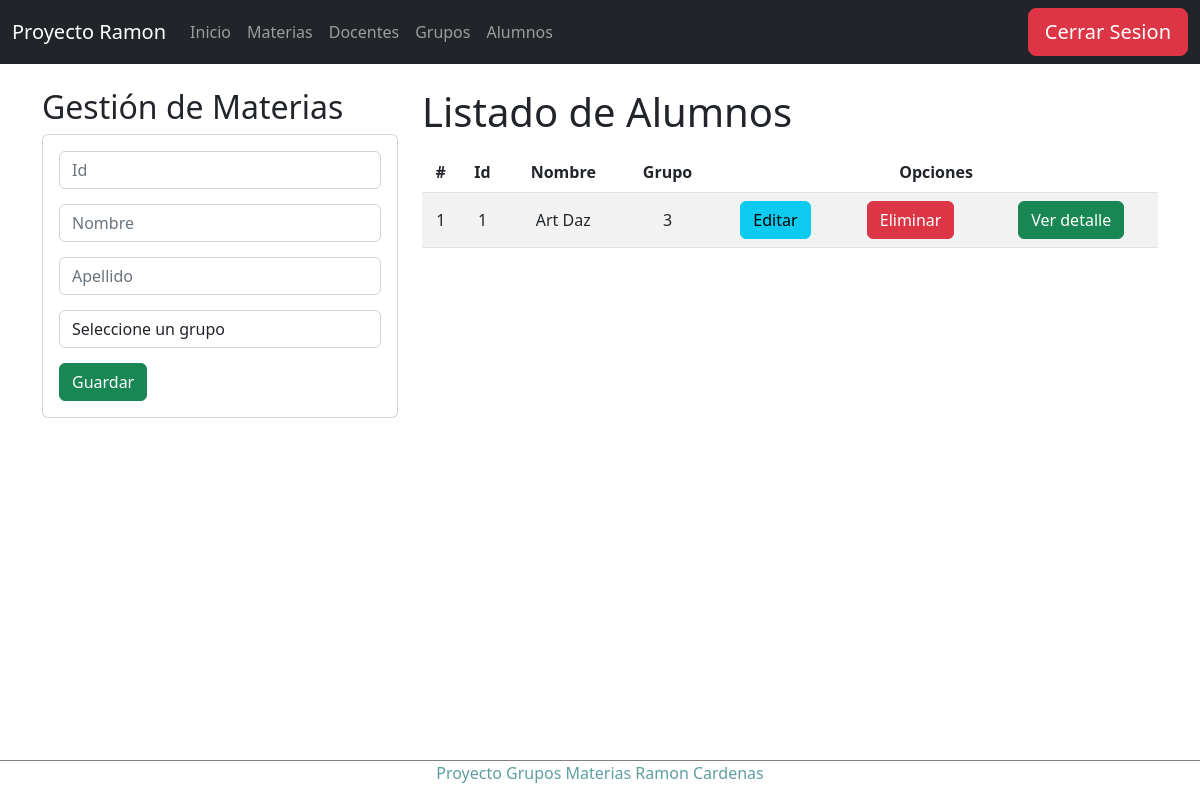
Page /alumnos (signed in) on the earlier database version.
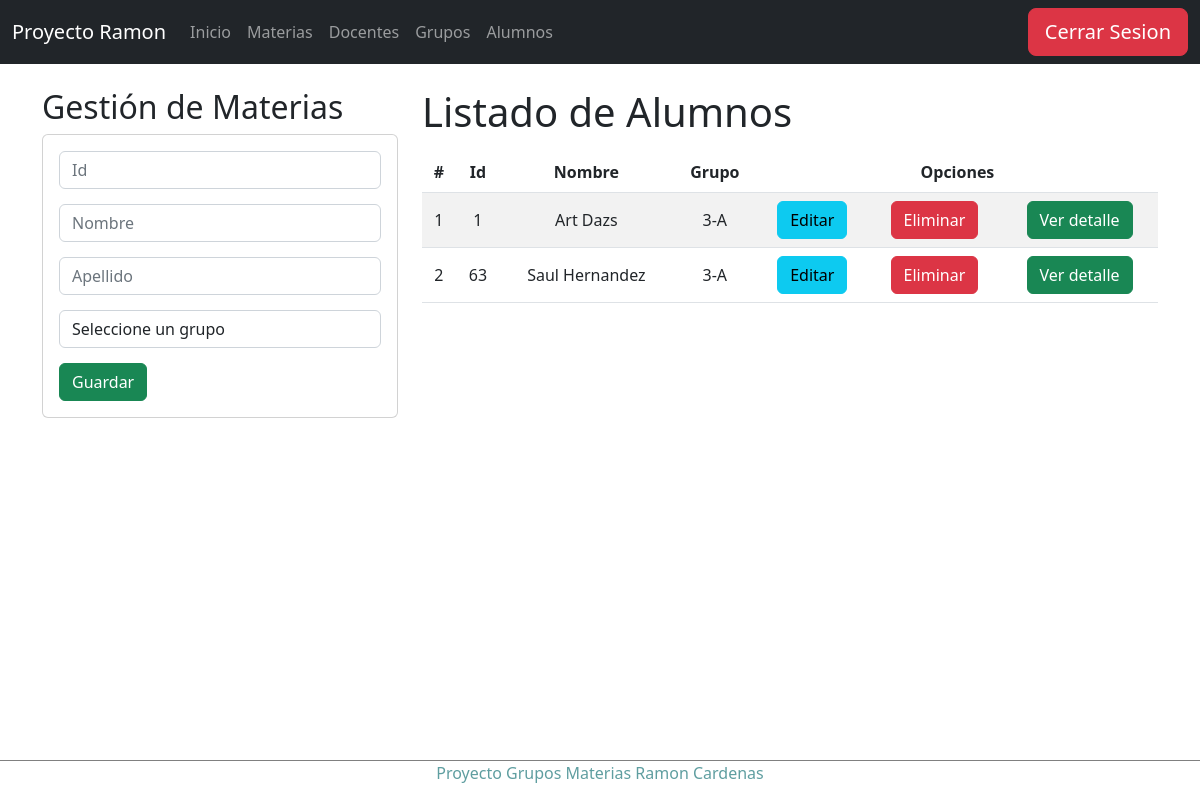
Same page on the later database version.
### Apps/Horario/models.py (models this page shows, shortened)
class Alumno(models.Model):
    idAlumno=models.CharField(primary_key=True,max_length=6)
    nombreAlumno=models.CharField(max_length=50)
    apellidoAlumno=models.CharField(max_length=50)
    idGrupo=models.ForeignKey(Grupo, on_delete=models.SET_NULL,null=True)

class Grupo(models.Model):
    idGrupo=models.CharField(primary_key=True,max_length=6)
    nombreGrupo=models.CharField(max_length=50)
    idDocente=models.ForeignKey(Docente, on_delete=models.SET_NULL,null=True,default=0, unique=True)

### Apps/Horario/views.py (the view)
# urls.py: path('alumnos',views.alumnos),
@login_required
def alumnos(request):
    alumnos = Alumno.objects.all()
    grupos = Grupo.objects.all()
    return render(request, "alumnos/gestionAlumnos.html", {"alumnos":alumnos, "grupos":grupos})

### Apps/Horario/templates/alumnos/gestionAlumnos.html (shortened to what this page needs)
{% extends "../base.html" %}
{% block body %}
<div class="row">
    <div class="col-sm-12 col-md-6 col-lg-4 col-xl-4">
        <h2>Gestión de Materias</h2>
        <div class="card">
            <div class="card-body">
                <form action="/registrarAlumno/" method="POST">{% csrf_token %}
                    <div class="form-group">
                        <input type="text" id="idAlumno" name="idAlumno" class="form-control" placeholder="Id"
                            minlength="1" maxlength="6" required>
                    </div>
                    <div class="form-group">
                        <input type="text" id="nombreAlumno" name="nombreAlumno" class="form-control" placeholder="Nombre"
                            maxlength="50" required>
                    </div>
                    <div class="form-group">
                        <input type="text" id="apellidoAlumno" name="apellidoAlumno" class="form-control" placeholder="Apellido"
                            maxlength="50" required>
                    </div>
                    <div class="form-group">
                        <select id="idGrupo" name="idGrupo" class="form-control" required>
                            <option value="-1" disabled selected>Seleccione un grupo</option>
                        </select>
                    </div>
                    <div class="form-group">
                        <button type="submit" class="btn btn-success btn-block text-white">Guardar</button>
                    </div>
                </form>
            </div>
        </div>
    </div>
    <div class="col-sm-12 col-md-6 col-lg-8 col-xl-8">
        <h1>Listado de Alumnos</h1>
        <div class="table-responsive py-2">
            <table class="table table-striped">
                <thead>
                    <tr>
                        <th>#</th>
                        <th>Id</th>
                        <th>Nombre</th>
                        <th>Grupo</th>
                        <th colspan="3">Opciones</th>
                    </tr>
                </thead>
                <tbody>
                    {% for a in alumnos %}
                    <tr>
                        <td>{{forloop.counter}}</td>
                        <td>{{a.idAlumno}}</td>
                        <td>{{a.nombreAlumno}} {{a.apellidoAlumno}}</td>
                        <td>{{a.idGrupo.nombreGrupo}}</td>
                        <td><a href="edicionAlumno/{{a.idAlumno}}" class="btn btn-info">Editar</a></td>
                        <td><a href="eliminarAlumno/{{a.idAlumno}}" class="btn btn-danger btnEliminacion">Eliminar</a></td>
                        <td><a href="detalleAlumno/{{a.idAlumno}}/{{a.idGrupo.idGrupo}}" class="btn btn-success">Ver detalle</a></td>
                    </tr>
                    {% endfor %}
                </tbody>
            </table>
        </div>
    </div>
</div>
{% endblock %}

Differences in the rows shown:
changed Alumno "Art": apellidoAlumno "Daz" → "Dazs"; idGrupo.nombreGrupo "3" → "3-A"
added Alumno: idAlumno "63", nombreAlumno "Saul", apellidoAlumno "Hernandez", idGrupo.nombreGrupo "3-A"
